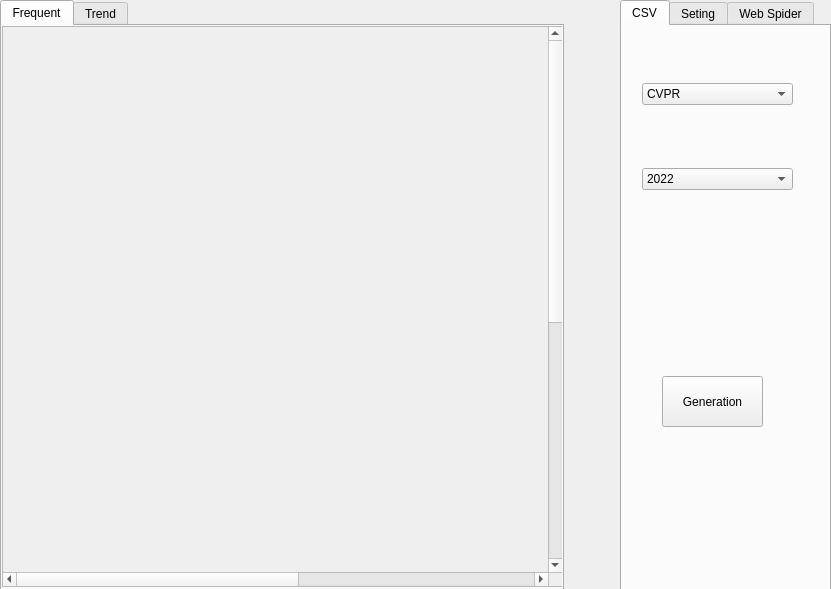
<?xml version="1.0" encoding="UTF-8"?>
<ui version="4.0">
 <class>Form</class>
 <widget class="QWidget" name="Form">
  <property name="geometry">
   <rect>
    <x>0</x>
    <y>0</y>
    <width>831</width>
    <height>589</height>
   </rect>
  </property>
  <property name="windowTitle">
   <string>CV Conference Keyword Analysis</string>
  </property>
  <widget class="QTabWidget" name="tabWidget">
   <property name="geometry">
    <rect>
     <x>0</x>
     <y>0</y>
     <width>564</width>
     <height>591</height>
    </rect>
   </property>
   <property name="currentIndex">
    <number>0</number>
   </property>
   <widget class="QWidget" name="tab_1">
    <attribute name="title">
     <string>Frequent</string>
    </attribute>
    <widget class="QScrollArea" name="scrollArea">
     <property name="geometry">
      <rect>
       <x>0</x>
       <y>0</y>
       <width>561</width>
       <height>561</height>
      </rect>
     </property>
     <property name="sizeAdjustPolicy">
      <enum>QAbstractScrollArea::AdjustToContents</enum>
     </property>
     <property name="widgetResizable">
      <bool>false</bool>
     </property>
     <widget class="QWidget" name="scrollAreaWidgetContents">
      <property name="geometry">
       <rect>
        <x>0</x>
        <y>0</y>
        <width>1000</width>
        <height>1000</height>
       </rect>
      </property>
      <property name="minimumSize">
       <size>
        <width>1000</width>
        <height>1000</height>
       </size>
      </property>
      <widget class="QLabel" name="label">
       <property name="geometry">
        <rect>
         <x>0</x>
         <y>0</y>
         <width>541</width>
         <height>1001</height>
        </rect>
       </property>
       <property name="text">
        <string/>
       </property>
       <property name="pixmap">
        <pixmap>data/frequent.png</pixmap>
       </property>
       <property name="scaledContents">
        <bool>true</bool>
       </property>
      </widget>
     </widget>
    </widget>
   </widget>
   <widget class="QWidget" name="tab_2">
    <attribute name="title">
     <string>Trend</string>
    </attribute>
    <widget class="QLabel" name="label_2">
     <property name="geometry">
      <rect>
       <x>0</x>
       <y>0</y>
       <width>581</width>
       <height>561</height>
      </rect>
     </property>
     <property name="text">
      <string/>
     </property>
     <property name="pixmap">
      <pixmap>test.jpg</pixmap>
     </property>
     <property name="scaledContents">
      <bool>true</bool>
     </property>
    </widget>
    <widget class="QLineEdit" name="lineEdit_3">
     <property name="geometry">
      <rect>
       <x>160</x>
       <y>180</y>
       <width>171</width>
       <height>31</height>
      </rect>
     </property>
     <property name="text">
      <string>On the way~</string>
     </property>
    </widget>
   </widget>
  </widget>
  <widget class="QTabWidget" name="tabWidget_2">
   <property name="geometry">
    <rect>
     <x>620</x>
     <y>0</y>
     <width>211</width>
     <height>591</height>
    </rect>
   </property>
   <property name="autoFillBackground">
    <bool>false</bool>
   </property>
   <property name="currentIndex">
    <number>0</number>
   </property>
   <widget class="QWidget" name="tab_3">
    <attribute name="title">
     <string>CSV</string>
    </attribute>
    <widget class="QWidget" name="verticalLayoutWidget">
     <property name="geometry">
      <rect>
       <x>20</x>
       <y>0</y>
       <width>151</width>
       <height>221</height>
      </rect>
     </property>
     <layout class="QVBoxLayout" name="verticalLayout">
      <property name="leftMargin">
       <number>0</number>
      </property>
      <item>
       <widget class="QComboBox" name="comboBox_2">
        <property name="currentIndex">
         <number>0</number>
        </property>
        <item>
         <property name="text">
          <string>CVPR</string>
         </property>
        </item>
        <item>
         <property name="text">
          <string>ICCV</string>
         </property>
        </item>
        <item>
         <property name="text">
          <string>WACV</string>
         </property>
        </item>
       </widget>
      </item>
      <item>
       <widget class="QComboBox" name="comboBox_1">
        <property name="currentIndex">
         <number>0</number>
        </property>
        <item>
         <property name="text">
          <string>2022</string>
         </property>
        </item>
        <item>
         <property name="text">
          <string>2021</string>
         </property>
        </item>
        <item>
         <property name="text">
          <string>2020</string>
         </property>
        </item>
        <item>
         <property name="text">
          <string>2019</string>
         </property>
        </item>
        <item>
         <property name="text">
          <string>2018</string>
         </property>
        </item>
        <item>
         <property name="text">
          <string>2017</string>
         </property>
        </item>
        <item>
         <property name="text">
          <string>2016</string>
         </property>
        </item>
        <item>
         <property name="text">
          <string>2015</string>
         </property>
        </item>
        <item>
         <property name="text">
          <string>2014</string>
         </property>
        </item>
        <item>
         <property name="text">
          <string>2013</string>
         </property>
        </item>
       </widget>
      </item>
     </layout>
    </widget>
    <widget class="QPushButton" name="pushButton">
     <property name="geometry">
      <rect>
       <x>40</x>
       <y>350</y>
       <width>101</width>
       <height>51</height>
      </rect>
     </property>
     <property name="text">
      <string>Generation</string>
     </property>
    </widget>
   </widget>
   <widget class="QWidget" name="tab">
    <attribute name="title">
     <string>Seting</string>
    </attribute>
    <widget class="QTextBrowser" name="textBrowser">
     <property name="geometry">
      <rect>
       <x>0</x>
       <y>310</y>
       <width>201</width>
       <height>191</height>
      </rect>
     </property>
     <property name="focusPolicy">
      <enum>Qt::NoFocus</enum>
     </property>
     <property name="html">
      <string>&lt;!DOCTYPE HTML PUBLIC &quot;-//W3C//DTD HTML 4.0//EN&quot; &quot;http://www.w3.org/TR/REC-html40/strict.dtd&quot;&gt;
&lt;html&gt;&lt;head&gt;&lt;meta name=&quot;qrichtext&quot; content=&quot;1&quot; /&gt;&lt;meta charset=&quot;utf-8&quot; /&gt;&lt;style type=&quot;text/css&quot;&gt;
p, li { white-space: pre-wrap; }
hr { height: 1px; border-width: 0; }
&lt;/style&gt;&lt;/head&gt;&lt;body style=&quot; font-family:'Microsoft YaHei UI'; font-size:9pt; font-weight:400; font-style:normal;&quot;&gt;
&lt;p style=&quot;-qt-paragraph-type:empty; margin-top:0px; margin-bottom:0px; margin-left:0px; margin-right:0px; -qt-block-indent:0; text-indent:0px;&quot;&gt;&lt;br /&gt;&lt;/p&gt;&lt;/body&gt;&lt;/html&gt;</string>
     </property>
    </widget>
    <widget class="QTextBrowser" name="textBrowser_2">
     <property name="geometry">
      <rect>
       <x>0</x>
       <y>270</y>
       <width>201</width>
       <height>31</height>
      </rect>
     </property>
     <property name="focusPolicy">
      <enum>Qt::NoFocus</enum>
     </property>
     <property name="contextMenuPolicy">
      <enum>Qt::DefaultContextMenu</enum>
     </property>
     <property name="autoFillBackground">
      <bool>true</bool>
     </property>
     <property name="html">
      <string>&lt;!DOCTYPE HTML PUBLIC &quot;-//W3C//DTD HTML 4.0//EN&quot; &quot;http://www.w3.org/TR/REC-html40/strict.dtd&quot;&gt;
&lt;html&gt;&lt;head&gt;&lt;meta name=&quot;qrichtext&quot; content=&quot;1&quot; /&gt;&lt;meta charset=&quot;utf-8&quot; /&gt;&lt;style type=&quot;text/css&quot;&gt;
p, li { white-space: pre-wrap; }
hr { height: 1px; border-width: 0; }
&lt;/style&gt;&lt;/head&gt;&lt;body style=&quot; font-family:'Microsoft YaHei UI'; font-size:9pt; font-weight:400; font-style:normal;&quot;&gt;
&lt;p style=&quot; margin-top:0px; margin-bottom:0px; margin-left:0px; margin-right:0px; -qt-block-indent:0; text-indent:0px;&quot;&gt;&lt;span style=&quot; font-size:12pt; font-weight:700;&quot;&gt;Banned Word:&lt;/span&gt;&lt;/p&gt;&lt;/body&gt;&lt;/html&gt;</string>
     </property>
    </widget>
    <widget class="QLineEdit" name="lineEdit_2">
     <property name="geometry">
      <rect>
       <x>0</x>
       <y>20</y>
       <width>139</width>
       <height>21</height>
      </rect>
     </property>
     <property name="focusPolicy">
      <enum>Qt::NoFocus</enum>
     </property>
     <property name="text">
      <string>Add banned word</string>
     </property>
    </widget>
    <widget class="QLineEdit" name="lineEdit_5">
     <property name="geometry">
      <rect>
       <x>0</x>
       <y>80</y>
       <width>139</width>
       <height>21</height>
      </rect>
     </property>
     <property name="focusPolicy">
      <enum>Qt::NoFocus</enum>
     </property>
     <property name="text">
      <string>Del banned word</string>
     </property>
    </widget>
    <widget class="QLineEdit" name="lineEdit_6">
     <property name="geometry">
      <rect>
       <x>0</x>
       <y>140</y>
       <width>139</width>
       <height>21</height>
      </rect>
     </property>
     <property name="focusPolicy">
      <enum>Qt::NoFocus</enum>
     </property>
     <property name="text">
      <string>Number of word</string>
     </property>
    </widget>
    <widget class="QLineEdit" name="lineEdit_4">
     <property name="geometry">
      <rect>
       <x>0</x>
       <y>40</y>
       <width>139</width>
       <height>31</height>
      </rect>
     </property>
     <property name="text">
      <string/>
     </property>
    </widget>
    <widget class="QLineEdit" name="lineEdit_7">
     <property name="geometry">
      <rect>
       <x>0</x>
       <y>100</y>
       <width>139</width>
       <height>31</height>
      </rect>
     </property>
     <property name="text">
      <string/>
     </property>
    </widget>
    <widget class="QLineEdit" name="lineEdit_8">
     <property name="geometry">
      <rect>
       <x>0</x>
       <y>160</y>
       <width>139</width>
       <height>31</height>
      </rect>
     </property>
     <property name="text">
      <string>30</string>
     </property>
     <property name="alignment">
      <set>Qt::AlignCenter</set>
     </property>
    </widget>
    <widget class="QPushButton" name="pushButton_3">
     <property name="geometry">
      <rect>
       <x>140</x>
       <y>40</y>
       <width>61</width>
       <height>31</height>
      </rect>
     </property>
     <property name="text">
      <string>Enter</string>
     </property>
    </widget>
    <widget class="QPushButton" name="pushButton_5">
     <property name="geometry">
      <rect>
       <x>140</x>
       <y>100</y>
       <width>61</width>
       <height>31</height>
      </rect>
     </property>
     <property name="text">
      <string>Enter</string>
     </property>
    </widget>
    <widget class="QPushButton" name="pushButton_6">
     <property name="geometry">
      <rect>
       <x>140</x>
       <y>160</y>
       <width>61</width>
       <height>31</height>
      </rect>
     </property>
     <property name="text">
      <string>Enter</string>
     </property>
    </widget>
    <widget class="QPushButton" name="pushButton_2">
     <property name="geometry">
      <rect>
       <x>50</x>
       <y>210</y>
       <width>101</width>
       <height>41</height>
      </rect>
     </property>
     <property name="text">
      <string>Generation</string>
     </property>
    </widget>
   </widget>
   <widget class="QWidget" name="tab_4">
    <attribute name="title">
     <string>Web Spider</string>
    </attribute>
    <widget class="QLineEdit" name="lineEdit">
     <property name="geometry">
      <rect>
       <x>20</x>
       <y>210</y>
       <width>171</width>
       <height>31</height>
      </rect>
     </property>
     <property name="text">
      <string>Please check the document</string>
     </property>
    </widget>
   </widget>
  </widget>
 </widget>
 <resources/>
 <connections/>
</ui>
